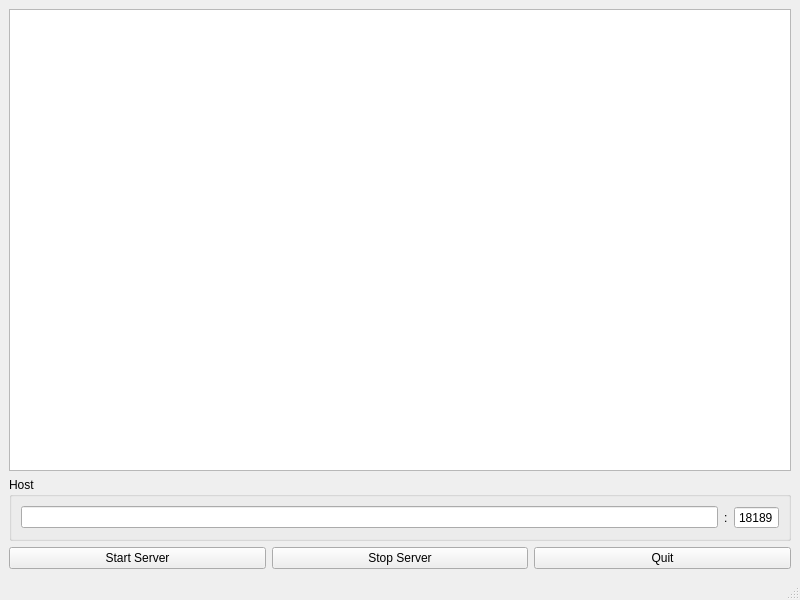
<?xml version="1.0" encoding="UTF-8"?>
<ui version="4.0">
 <class>MainWindow</class>
 <widget class="QMainWindow" name="MainWindow">
  <property name="geometry">
   <rect>
    <x>0</x>
    <y>0</y>
    <width>800</width>
    <height>600</height>
   </rect>
  </property>
  <property name="windowTitle">
   <string>MainWindow</string>
  </property>
  <widget class="QWidget" name="centralwidget">
   <layout class="QGridLayout" name="gridLayout">
    <item row="5" column="0">
     <widget class="QPushButton" name="startServerButton">
      <property name="text">
       <string>Start Server</string>
      </property>
     </widget>
    </item>
    <item row="5" column="1">
     <widget class="QPushButton" name="stopServerButton">
      <property name="text">
       <string>Stop Server</string>
      </property>
     </widget>
    </item>
    <item row="5" column="2">
     <widget class="QPushButton" name="quitButton">
      <property name="text">
       <string>Quit</string>
      </property>
     </widget>
    </item>
    <item row="0" column="0" colspan="3">
     <widget class="QListWidget" name="hostListWidget"/>
    </item>
    <item row="1" column="0" colspan="3">
     <widget class="QGroupBox" name="groupBox">
      <property name="title">
       <string>Host</string>
      </property>
      <layout class="QHBoxLayout" name="horizontalLayout">
       <item>
        <widget class="QLineEdit" name="addressEdit"/>
       </item>
       <item>
        <widget class="QLabel" name="label">
         <property name="text">
          <string>:</string>
         </property>
        </widget>
       </item>
       <item>
        <widget class="QSpinBox" name="portEdit">
         <property name="buttonSymbols">
          <enum>QAbstractSpinBox::NoButtons</enum>
         </property>
         <property name="maximum">
          <number>65535</number>
         </property>
         <property name="value">
          <number>18189</number>
         </property>
        </widget>
       </item>
      </layout>
     </widget>
    </item>
   </layout>
  </widget>
  <widget class="QMenuBar" name="menubar">
   <property name="geometry">
    <rect>
     <x>0</x>
     <y>0</y>
     <width>800</width>
     <height>21</height>
    </rect>
   </property>
  </widget>
  <widget class="QStatusBar" name="statusbar"/>
 </widget>
 <resources/>
 <connections/>
</ui>
